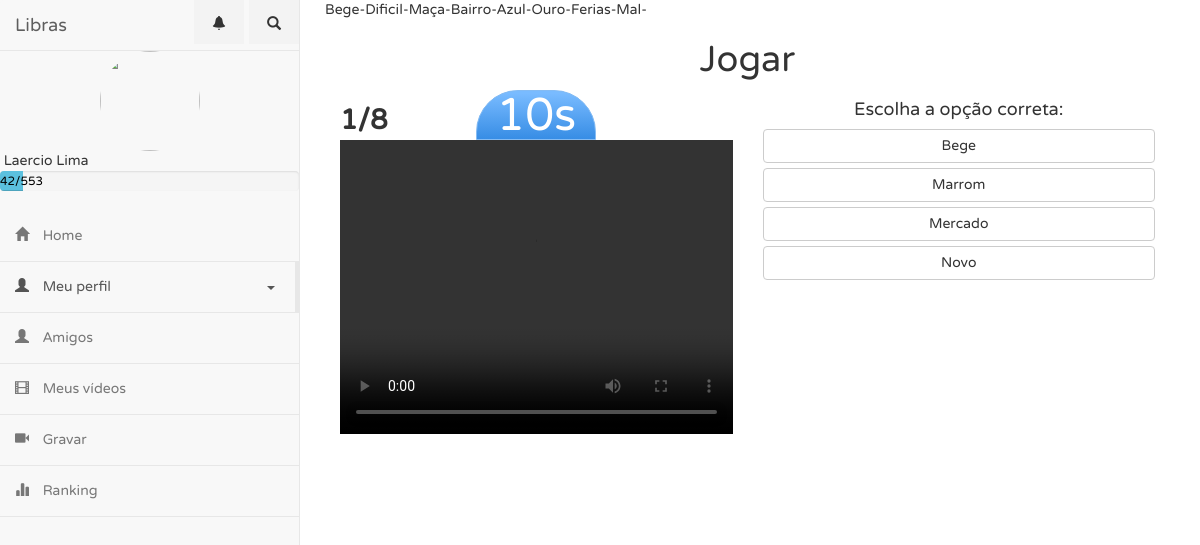
The page /?controller=gravacao&action=play&categoria=1 (signed in) on the database its author committed.
### tables this page shows
CREATE TABLE `sinal` (
  `id` bigint(20) NOT NULL AUTO_INCREMENT,
  `dificuldade` varchar(255) DEFAULT NULL,
  `foto` varchar(255) DEFAULT NULL,
  `nome` varchar(255) DEFAULT NULL,
  `orientacao` varchar(255) DEFAULT NULL,
  `video` varchar(255) DEFAULT NULL,
  `expressaoFacial_idExpressaoFacial` bigint(20) DEFAULT NULL,
  `pontoDeArticulacao_idPontoDeArticulacao` bigint(20) DEFAULT NULL,
  `sinalDefinePesoInicial` bit(11) NOT NULL,
  `categoria_id` int(11) DEFAULT NULL,
  `utilizacaoDasMaos` int(11) DEFAULT NULL,
  `maoPrincipal_id` bigint(20) DEFAULT NULL,
  `maoSecundaria_id` bigint(20) DEFAULT NULL,
  PRIMARY KEY (`id`),
  KEY `FKi9e3itky8jwl4qc2tfjjo4fk7` (`expressaoFacial_idExpressaoFacial`),
  KEY `FKldln178n6a4e3uknphcilafdh` (`pontoDeArticulacao_idPontoDeArticulacao`),
  KEY `FK67dapt9ktyhtljrn85qjh9im0` (`categoria_id`),
  KEY `FKsgnsoxu5qlsa4gpugu1uabs7` (`maoSecundaria_id`),
  KEY `FKswu95fhcu9tehm2mr1339p3ad` (`maoPrincipal_id`,`maoSecundaria_id`),
  CONSTRAINT `FKi9e3itky8jwl4qc2tfjjo4fk7` FOREIGN KEY (`expressaoFacial_idExpressaoFacial`) REFERENCES `expressao_facial` (`id`),
  CONSTRAINT `FKldln178n6a4e3uknphcilafdh` FOREIGN KEY (`pontoDeArticulacao_idPontoDeArticulacao`) REFERENCES `ponto_de_articulacao` (`id`),
  CONSTRAINT `FKsgnsoxu5qlsa4gpugu1uabs7` FOREIGN KEY (`maoSecundaria_id`) REFERENCES `mao` (`id`)
);

### connection.php (called while the page is built, shortened)
<?php
  class Db {
    private static $instance = NULL;
    public static function getInstance() {
      if (!isset(self::$instance)) {
        $pdo_options[PDO::ATTR_ERRMODE] = PDO::ERRMODE_EXCEPTION;
        self::$instance = new PDO('mysql:host=localhost;dbname=libras', 'root', '12345678', $pdo_options);
      }
      return self::$instance;
    }
  }
?>

### models/GravacaoDAO.php (called while the page is built, shortened)
<?php
require_once 'models/Gravacao.php';
class GravacaoDAO {
    public static function popular($linha) {
        $gravacao = new Gravacao();
        $gravacao->setId($linha['id']);
        $gravacao->setdata($linha['data']);
        $gravacao->setVideo($linha['video']);
        $gravacao->setFk_id_sinal($linha['fk_id_sinal']);
        $gravacao->setFk_id_usuario($linha['fk_id_usuario']);
        return $gravacao;
    }
    public static function getGravacoesAleatorias($type, $id, $id_usuario, $limit){
        $sql = "SELECT gr.*, count(av.id) as avaliacoes from gravacao as gr left outer join avaliacao as av
        ON gr.id = av.fk_id_gravacao
    inner join sinal as sn
        ON gr.fk_id_sinal = sn.id
    inner join categoria as ct
        ON sn.categoria_id = ct.id
    INNER JOIN modulo as md
        ON ct.fk_id_modulo = md.id
        WHERE gr.fk_id_usuario <> :id_usuario
        AND (av.fk_id_usuario is NULL OR av.fk_id_usuario <> :id_usuario ) ";
        if($type == 0){
            $sql .= " and md.id = :id ";
        }else{
            $sql .= " and ct.id = :id ";
        }
        $sql .= "group by gr.id
    order by avaliacoes, rand()
    LIMIT 8";
        $req = Db::getInstance()->prepare($sql);
        $req->bindValue(":id_usuario", $id_usuario);
        $req->bindValue(":id", $id);
        $req->execute();
        $lista = [];
        foreach ($req->fetchAll() as $linha) {
            $lista[] = GravacaoDAO::popular($linha);
        }
        return $lista;
    }
}

### models/Gravacao.php (called while the page is built, shortened)
<?php
class Gravacao{
    private $fk_id_sinal;
    public function getFk_id_sinal() {
        return $this->fk_id_sinal;
    }
    public function setFk_id_sinal($fk_id_sinal) {
        $this->fk_id_sinal = $fk_id_sinal;
    }
}
?>

### models/SinalDAO.php (called while the page is built, shortened)
<?php
require_once 'models/Sinal.php';
class SinalDAO {
    public static function find($id) {
        $id = intval($id);
        $req = Db::getInstance()->prepare('SELECT * FROM sinal WHERE id = :id');
        $req->execute(array('id' => $id));
        return SinalDAO::popular($req->fetch());
    }
    public static function popular($linha) {
        $sinal = new Sinal();
        $sinal->setId($linha['id']);
        $sinal->setNome($linha['nome']);
        $sinal->setVideo($linha['video']);
        $sinal->setFoto($linha['foto']);
        $sinal->setOrientacao($linha['orientacao']);
        $sinal->setExpressaoFacial_idExpressaoFacial($linha['expressaoFacial_idExpressaoFacial']);
        $sinal->setPontoDeArticulacao_idPontoDeArticulacao($linha['pontoDeArticulacao_idPontoDeArticulacao']);
        $sinal->setSinalDefinePesoInicial($linha['sinalDefinePesoInicial']);
        $sinal->setCategoria_id($linha['categoria_id']);
        $sinal->setUtilizacaoDasMaos($linha['utilizacaoDasMaos']);
        $sinal->setMaoPrincipal_id($linha['maoPrincipal_id']);
        $sinal->setMaoSecundaria_id($linha['maoSecundaria_id']);
        return $sinal;
    }
}

### models/Sinal.php (called while the page is built, shortened)
<?php
class Sinal{
    private $nome;
    public function getNome() {
        return $this->nome;
    }
    public function setNome($nome) {
        $this->nome = $nome;
    }
}
?>

### views/pages/jogar.php (the view, shortened to what this page needs)
<h1 class="text-center">Jogar</h1>
<div class="row">
    <div class="player_video_avaliacao col-sm-6 ">
        <div class="row" >
            <div id="cronometro" class="text-center">
                <div id="tempo">10s</div>
            </div>
            <div id="etapa_atividade">
            </div>
        </div>
        <div class="embed-responsive embed-responsive-4by3">
            <video controls autoplay="true" id="video" class="embed-responsive-item">
                <source id="mp4Source" src="storage/videos/users/1/madrugada.mp4" type="video/mp4">
            </video>
        </div>
    </div>
    <div class="player_video_avaliacao col-sm-6 ">
        <h4 class="text-center">Escolha a opção correta:</h4>
        <button type="button" id="opt0" class="btn btn-default btn-block opt_sinal" onclick="validar(0)">Tarde</button>
        <button type="button" id="opt1" class="btn btn-default btn-block opt_sinal" onclick="validar(1)">Manhã</button>
        <button type="button" id="opt2" class="btn btn-default btn-block opt_sinal" onclick="validar(2)">Madrugada</button>
        <button type="button" id="opt3" class="btn btn-default btn-block opt_sinal" onclick="validar(3)">Noite</button>
    </div>
</div>

### controllers/GravacaoController.php (shortened to what this page needs)
<?php
class GravacaoController {
    public function play(){
        $type = -1;
        $id = 0;
        if(isset($_GET['modulo'])){
            $type = 0;
            $id = $_GET['modulo'];
        }else if(isset($_GET['categoria'])){
            $type = 1;
            $id = $_GET['categoria'];
        }
        $usuario_logado = $_SESSION['login_object'];
        $gravacoes = GravacaoDAO::getGravacoesAleatorias($type, $id, $usuario_logado['id'], 8);
        for($i= 0; $i < count($gravacoes); $i++){
            $sinal = SinalDAO::find($gravacoes[$i]->getFk_id_sinal());
            $opcoes = [];
            echo $sinal->getNome()."-";
            $opcoes[] = $sinal->getNome();
            $opcoes = array_merge($opcoes, CategoriaDAO::getOpcoes($sinal->getId(), $sinal->getCategoria_id()));
            sort($opcoes, SORT_STRING);
            $gravacoes[$i]->setOpcoes($opcoes);
       }
        require_once('views/pages/jogar.php');
    }
}
?>

### webroot/css/estilo.css (style rules this page uses)
* { margin:0; padding:0; font-family: myFirstFont; }
#tempo { background:-webkit-gradient( linear, left top, left bottom, color-stop(0.05, #79bbff), color-stop(1, #378de5) ); background:-moz-linear-gradient( center top, #79bbff 5%, #378de5 100% ); filter:progid:DXImageTransform.Microsoft.gradient(startColorstr='#79bbff', endColorstr='#378de5'); background-color:#79bbff; -webkit-border-top-left-radius:42px; -moz-border-radius-topleft:42px; border-top-left-radius:42px; -webkit-border-top-right-radius:42px; -moz-border-radius-topright:42px; border-top-right-radius:42px; -webkit-border-bottom-right-radius:0px; -moz-border-radius-bottomright:0px; border-bottom-right-radius:0px; -webkit-border-bottom-left-radius:0px; -moz-border-radius-bottomleft:0px; border-bottom-left-radius:0px; text-indent:0; border:1px solid #84bbf3; display:inline-block; color:#ffffff; font-size:46px; font-style:normal; height:50px; line-height:50px; width:120px; text-decoration:none; text-align:center; }
#etapa_atividade { float: left; font-size: 28px; font-weight: bold; margin-top: -40px; }
.row { margin-right: 0; margin-left: 0; }

### rows shown on the page
sinal: nome "Bege"
sinal: nome "Dificil"
sinal: nome "Maça"
sinal: nome "Bairro"
sinal: nome "Azul"
sinal: nome "Ouro"
sinal: nome "Ferias"
sinal: nome "Mal"

### other values the page prints
$usuario_logado['nome'] "Laercio Lima"
$usuario_logado['pontuacao'] "42"
$_SESSION['total_sinais_cadastrados'] "553"
